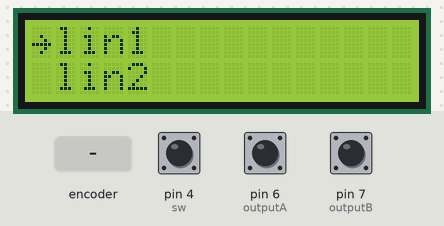
A sketch run on a simulated Arduino Uno, built with avr-gcc and run on an emulated ATmega328P. On the bench: 16×2 character LCD. The test bench sets the inputs (shaded band); at power-on: pin 4 (sw) HIGH, pin 6 (outputA) HIGH, pin 7 (outputB) HIGH.

Above: at 1.3 s.
1.4 s: rotary encoder on pin 6 (outputA) / pin 7 (outputB) turned 3 steps (first pin leading)
At 1.54 s:
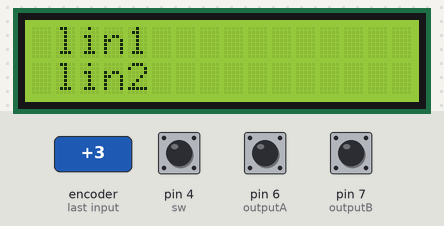
At 2.2 s:
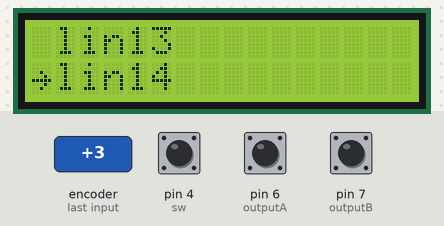
3.5 s: rotary encoder on pin 6 (outputA) / pin 7 (outputB) turned 1 step (first pin leading)
At 4.7 s:
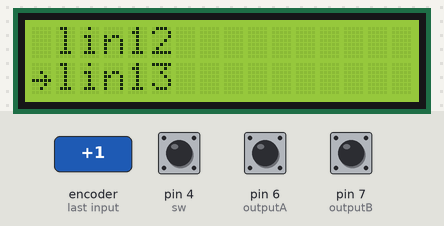
Timing chart, 0 to 6.5 s (numbered marks = the images above; inputs shaded):
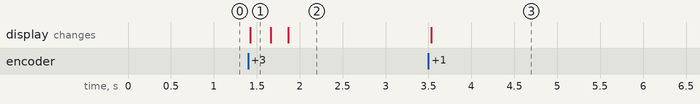

Measured:
- after the input at 1.4 s, the display: changes at once (image 1)
- after the input at 3.5 s, the display: changes at once (image 3)

The sketch:

Multiples_lineas.ino
```cpp
/************************************************************************************************************************
 * LaBuhardilladelLoco 2021
 *
 * Este es un ejemplo de uso de la libreria LiquidMenu en la que crearemos multiples lineas
 *
 * Recordad modificar el archivo: C:\Users\usuario\Documents\Arduino\libraries\LiquidMenu-master\src\LiquidMenu_config.h
 * en caso de que useis mas lineas mas pantallas o mas menus en vuetro proyecto.
 *
 *
 ************************************************************************************************************************/


#include <LiquidCrystal_I2C.h>
#include <LiquidMenu.h>

LiquidCrystal_I2C lcd(0x3f, 16, 2);

//ENCODER
#define outputA 6
#define outputB 7
#define sw 4

int aState;
int aLastState;

int incremento=0;

LiquidLine linea1(1, 0, "lin1");
LiquidLine linea2(1, 1, "lin2");
LiquidLine linea3(1, 0, "lin3");
LiquidLine linea4(1, 1, "lin4");
LiquidLine linea5(1, 0, "lin5");
LiquidLine linea6(1, 1, "lin6");
LiquidLine linea7(1, 0, "lin7");
LiquidLine linea8(1, 1, "lin8");
LiquidLine linea9(1, 0, "lin9");
LiquidLine linea10(1, 1, "lin10");
LiquidLine linea11(1, 0, "lin11");
LiquidLine linea12(1, 1, "lin12");
LiquidLine linea13(1, 0, "lin13");
LiquidLine linea14(1, 1, "lin14");
LiquidLine linea15(1, 0, "lin15");


LiquidScreen pantalla1;
LiquidMenu menu(lcd);


void setup() {

  pinMode(sw,INPUT_PULLUP);
  lcd.init();
  //lcd.begin();
  lcd.backlight();

  pantalla1.add_line(linea1);
  pantalla1.add_line(linea2);
  pantalla1.add_line(linea3);
  pantalla1.add_line(linea4);
  pantalla1.add_line(linea5);
  pantalla1.add_line(linea6);
  pantalla1.add_line(linea7);
  pantalla1.add_line(linea8);
  pantalla1.add_line(linea9);
  pantalla1.add_line(linea10);
  pantalla1.add_line(linea11);
  pantalla1.add_line(linea12);
  pantalla1.add_line(linea13);
  pantalla1.add_line(linea14);
  pantalla1.add_line(linea15);

  linea1.set_focusPosition(Position::LEFT);
  linea2.set_focusPosition(Position::LEFT);
  linea3.set_focusPosition(Position::LEFT);
  linea4.set_focusPosition(Position::LEFT);
  linea5.set_focusPosition(Position::LEFT);
  linea6.set_focusPosition(Position::LEFT);
  linea7.set_focusPosition(Position::LEFT);
  linea8.set_focusPosition(Position::LEFT);
  linea9.set_focusPosition(Position::LEFT);
  linea10.set_focusPosition(Position::LEFT);
  linea11.set_focusPosition(Position::LEFT);
  linea12.set_focusPosition(Position::LEFT);
  linea13.set_focusPosition(Position::LEFT);
  linea14.set_focusPosition(Position::LEFT);
  linea15.set_focusPosition(Position::LEFT);

  linea1.attach_function(1, fn_vacio);
  linea2.attach_function(1, fn_vacio);
  linea3.attach_function(1, fn_vacio);
  linea4.attach_function(1, fn_vacio);
  linea4.attach_function(1, fn_vacio);
  linea5.attach_function(1, fn_vacio);
  linea6.attach_function(1, fn_vacio);
  linea7.attach_function(1, fn_vacio);
  linea8.attach_function(1, fn_vacio);
  linea9.attach_function(1, fn_vacio);
  linea10.attach_function(1,fn_vacio);
  linea11.attach_function(1,fn_vacio);
  linea12.attach_function(1,fn_vacio);
  linea13.attach_function(1,fn_vacio);
  linea14.attach_function(1,fn_vacio);
  linea15.attach_function(1,fn_vacio);


  menu.add_screen(pantalla1);
  pantalla1.set_displayLineCount(2);

  menu.init();
  menu.set_focusedLine(0);
  menu.update();
}

void loop() {

  selectOption();

  aState = digitalRead(outputA);
  if (aState != aLastState){

    if (digitalRead(outputB) != aState) {

      incremento++;
      if(incremento>1){
        incremento = 0;
        menu.switch_focus(false);
      }

    } else {

      incremento++;
      if(incremento>1){
        incremento = 0;
        menu.switch_focus(true);
      }

    }
      menu.update();
      aLastState = aState;
  }

}


//Funciones:::::
void selectOption(){
  if(digitalRead(sw) == LOW){
      menu.call_function(1);
      delay(500);
  }
}


void fn_vacio(){

}
```
